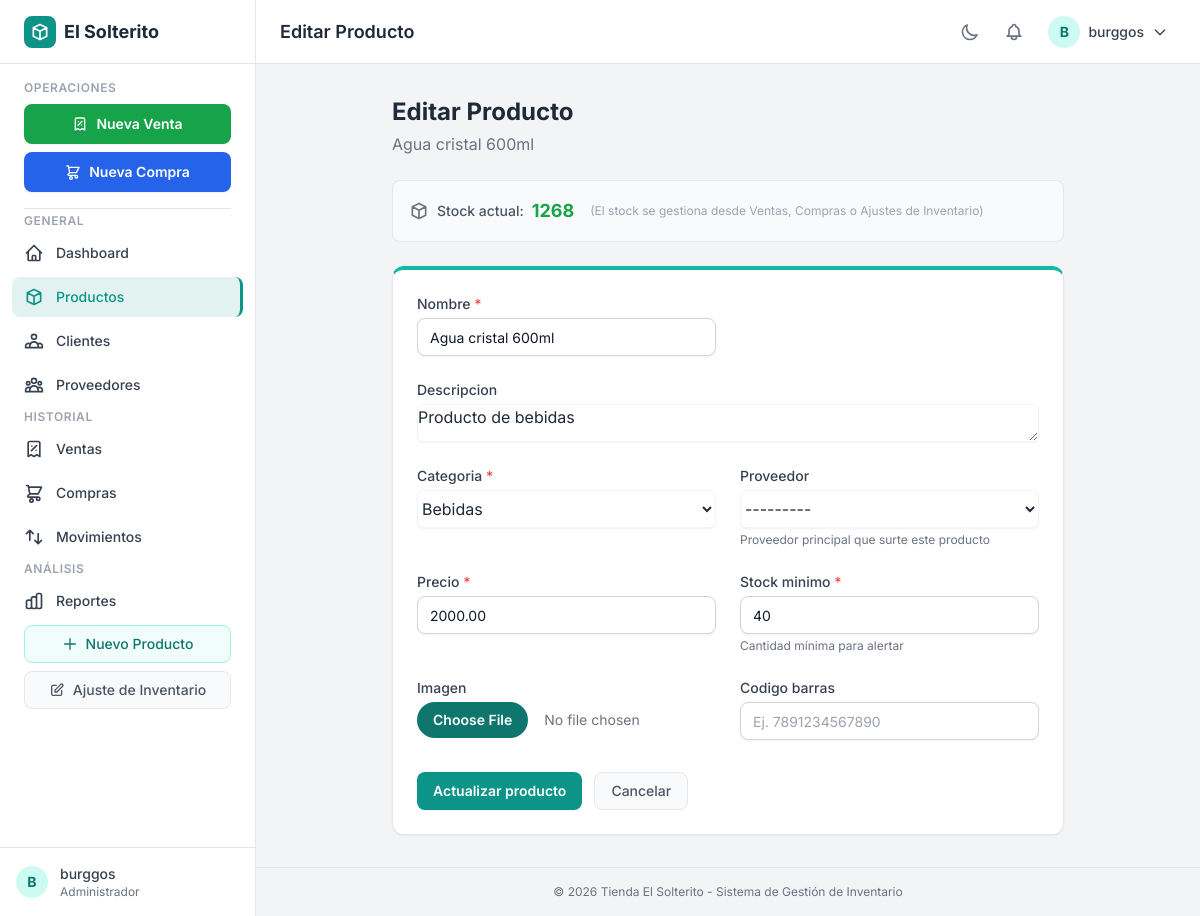
Before: /producto/55/editar/ (signed in) with the older database file.
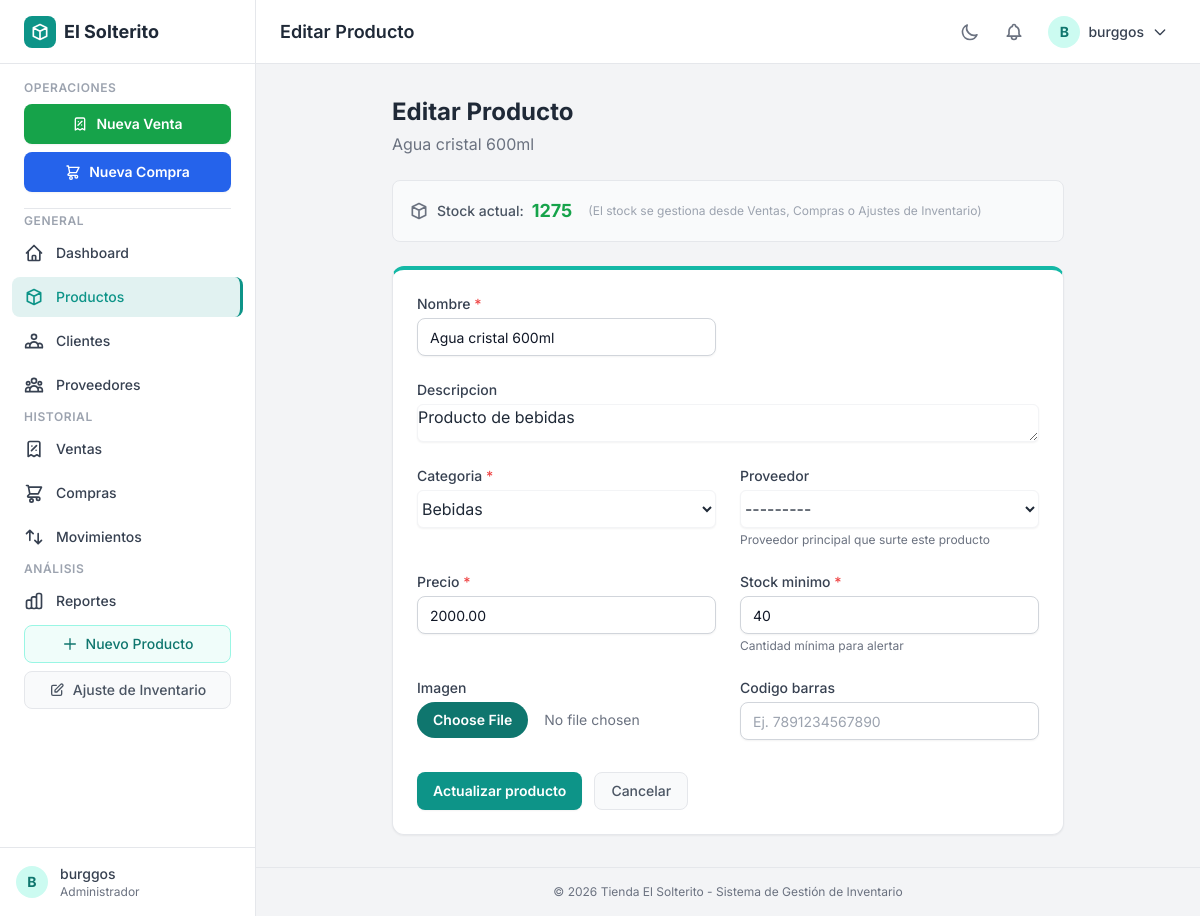
After: the same page with the newer database file.
### apps/inventario/models.py (models this page shows, shortened)
class Producto(models.Model):
    nombre = models.CharField(max_length=200)
    descripcion = models.TextField(blank=True)
    categoria = models.ForeignKey(
        Categoria,
        on_delete=models.SET_NULL,
        null=True,
        related_name='productos'
    )
    proveedor = models.ForeignKey(
        'Proveedor',
        on_delete=models.SET_NULL,
        null=True,
        blank=True,
        related_name='productos_surtidos',
        help_text='Proveedor principal que surte este producto',
    )
    precio = models.DecimalField(max_digits=10, decimal_places=2)
    stock = models.PositiveIntegerField(default=0)
    stock_minimo = models.PositiveIntegerField(default=5, help_text="Cantidad mínima para alertar")
    imagen = models.ImageField(upload_to='productos/', blank=True, null=True)
    codigo_barras = models.CharField(max_length=50, blank=True, null=True, unique=True)
    activo = models.BooleanField(default=True)
    fecha_creacion = models.DateTimeField(auto_now_add=True)
    fecha_actualizacion = models.DateTimeField(auto_now=True)
    class Meta:
        verbose_name = "Producto"
        verbose_name_plural = "Productos"
        ordering = ['nombre']
        permissions = [
            ('manage_product_catalog', 'Puede gestionar catalogo de productos'),
        ]

### apps/inventario/views.py (the view)
# urls.py: path('producto/<int:pk>/editar/', views.editar_producto, name='editar_producto'),
@login_required
@role_required(ROLE_ADMIN, ROLE_BODEGUERO)
def editar_producto(request, pk):
    producto = get_object_or_404(Producto, pk=pk)
    if request.method == 'POST':
        form = ProductoEditForm(request.POST, request.FILES, instance=producto)
        if form.is_valid():
            form.save()
            messages.success(request, 'Producto actualizado correctamente.')
            return redirect('inventario:detalle_producto', pk=producto.pk)
    else:
        form = ProductoEditForm(instance=producto)
    return render(request, 'inventario/editar_producto.html', {'form': form, 'producto': producto})

### apps/inventario/models.py (called while the page is built)
    def __str__(self):
        return self.nombre

    def __str__(self):
        return self.nombre

### apps/inventario/permissions.py (called while the page is built)
def user_in_groups(user, *group_names):
    if not user.is_authenticated:
        return False
    if user.is_superuser:
        return True
    if not user.groups.exists():
        return True
    return user.groups.filter(name__in=group_names).exists()

def role_required(*group_names):
    def decorator(view_func):
        @login_required
        @wraps(view_func)
        def _wrapped(request, *args, **kwargs):
            if user_in_groups(request.user, *group_names):
                return view_func(request, *args, **kwargs)
            raise PermissionDenied('No tienes permisos para acceder a esta sección.')
        return _wrapped
    return decorator

### apps/inventario/templatetags/role_tags.py (called while the page is built)
@register.filter
def has_group(user, group_name):
    if not getattr(user, 'is_authenticated', False):
        return False
    if user.is_superuser:
        return True
    if not user.groups.exists():
        return True
    return user.groups.filter(name=group_name).exists()

### templates/inventario/editar_producto.html (shortened to what this page needs)
{% extends 'base.html' %}
{% load static %}
{% block page_title %}Editar Producto{% endblock %}
{% block content %}
<div class="max-w-2xl mx-auto">
    <div class="mb-6">
        <h2 class="text-2xl font-bold text-gray-800 dark:text-white">Editar Producto</h2>
        <p class="text-gray-500 dark:text-gray-400 mt-1">{{ producto.nombre }}</p>
    </div>
    <div class="mb-6 flex items-center gap-4 bg-gray-50 dark:bg-gray-700/50 rounded-lg p-4 border border-gray-200 dark:border-gray-600">
        <div class="flex items-center gap-2">
            <svg class="w-5 h-5 text-gray-500 dark:text-gray-400" fill="none" stroke="currentColor" viewBox="0 0 24 24"><path stroke-linecap="round" stroke-linejoin="round" stroke-width="2" d="M20 7l-8-4-8 4m16 0l-8 4m8-4v10l-8 4m0-10L4 7m8 4v10M4 7v10l8 4"/></svg>
            <span class="text-sm font-medium text-gray-600 dark:text-gray-300">Stock actual:</span>
            <span class="text-lg font-bold {% if producto.stock <= producto.stock_minimo %}text-red-600 dark:text-red-400{% else %}text-green-600 dark:text-green-400{% endif %}">{{ producto.stock }}</span>
        </div>
        <span class="text-xs text-gray-400 dark:text-gray-500">(El stock se gestiona desde Ventas, Compras o Ajustes de Inventario)</span>
    </div>
    <div class="bg-white dark:bg-gray-800 rounded-xl shadow-sm border border-gray-200 dark:border-gray-700 border-t-4 border-t-teal-500 dark:border-t-teal-700 p-6">
        <form method="post" enctype="multipart/form-data">
            <div class="grid grid-cols-1 md:grid-cols-2 gap-6">
                {% for field in form %}
                <div class="w-full {% if field.name == 'descripcion' %}md:col-span-2{% endif %}">
                    <label for="{{ field.id_for_label }}" class="block text-sm font-medium text-gray-700 dark:text-gray-300 mb-1">
                        {{ field.label }}{% if field.field.required %} <span class="text-red-500">*</span>{% endif %}
                    </label>
                    {{ field }}
                    {% if field.help_text %}
                        <p class="text-gray-500 dark:text-gray-400 text-xs mt-1">{{ field.help_text }}</p>
                    {% endif %}
                </div>
                {% endfor %}
            </div>
            <div class="mt-8 flex flex-col sm:flex-row sm:space-x-3 space-y-3 sm:space-y-0">
                <button type="submit" class="btn-primary">
                    Actualizar producto
                </button>
                <a href="{% url 'inventario:detalle_producto' producto.pk %}" class="btn-secondary">
                    Cancelar
                </a>
            </div>
        </form>
    </div>
</div>
{% endblock %}

Changed rows visible on the page:
changed Producto "Agua cristal 600ml": stock "1268" → "1275"
